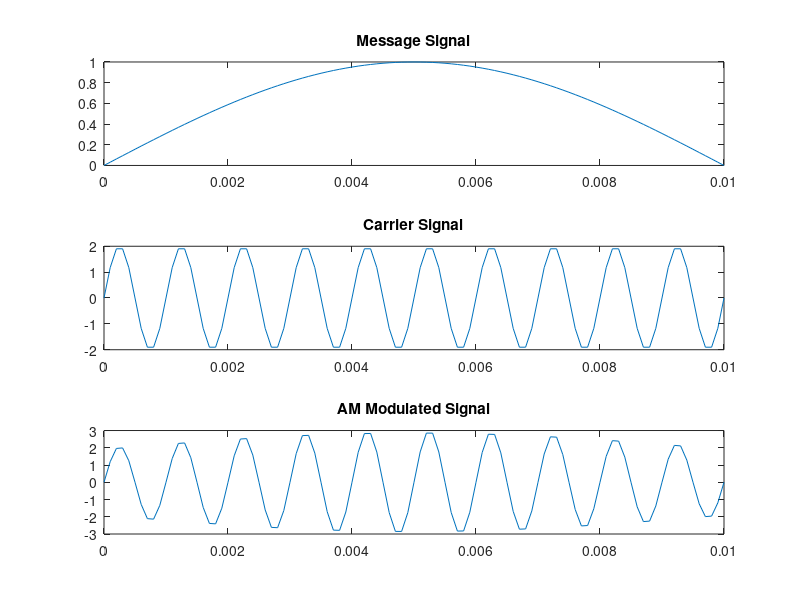

Recreate this plot in MATLAB.
clc;
clear;
close all;

% Parameters
fs = 10000;          % Sampling frequency
t = 0:1/fs:0.01;    % Time axis

fm = 50;            % Message frequency
fc = 1000;          % Carrier frequency

Am = 1;             % Message amplitude
Ac = 2;             % Carrier amplitude

% Message Signal
m = Am * sin(2*pi*fm*t);

% Carrier Signal
c = Ac * sin(2*pi*fc*t);

% AM Modulated Signal
s = (Ac + m) .* sin(2*pi*fc*t);

% Plotting
figure;

subplot(3,1,1);
plot(t, m);
title('Message Signal');

subplot(3,1,2);
plot(t, c);
title('Carrier Signal');

subplot(3,1,3);
plot(t, s);
title('AM Modulated Signal');
